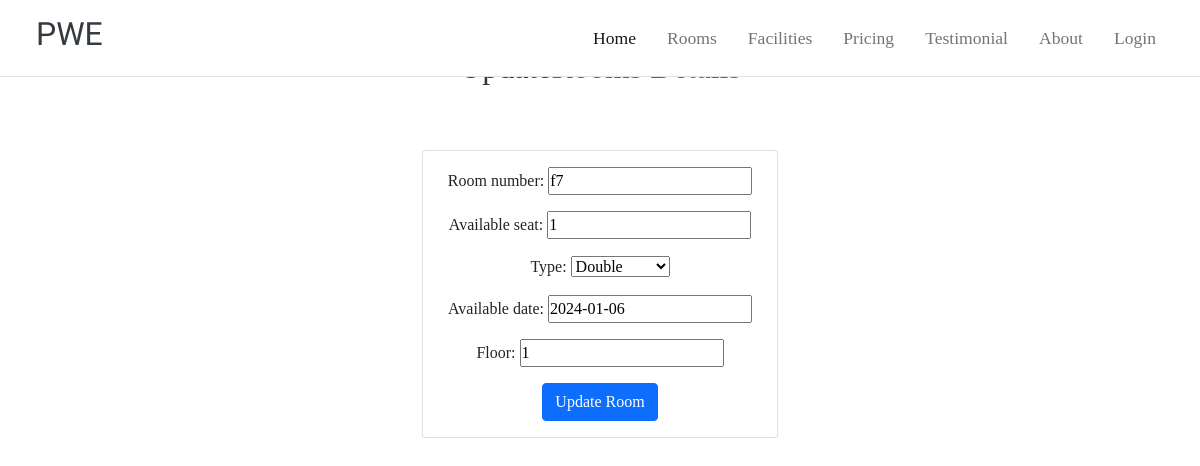
Page /room/edit/8/ on the committed database.
### room/models.py (models this page shows, shortened)
class Room(models.Model):
    room_number = models.CharField(max_length=50)
    available_seat = models.IntegerField()
    TYPE_CHOICES = [
        ('single', 'Single'),
        ('double', 'Double'),
        ('triple', 'Triple'),
        ('customized', 'Customized'),
    ]
    type = models.CharField(max_length=20, choices=TYPE_CHOICES)
    available_date = models.DateField(null=True,blank=True)
    floor = models.IntegerField()

### room/views.py (the view)
# urls.py: path('edit/<int:room_id>/', edit_room, name='edit_room'),
def edit_room(request, room_id):
    room = get_object_or_404(Room, pk=room_id)
    if request.method == 'POST':
        form = RoomForm(request.POST, instance=room)
        if form.is_valid():
            form.save()
            return redirect('room_list')
    else:
        form = RoomForm(instance=room)
    return render(request, 'edit_room.html', {'form': form})

### room/forms.py
class RoomForm(forms.ModelForm):
    class Meta:
        model = Room
        fields = ['room_number', 'available_seat', 'type', 'available_date', 'floor']

### room/templates/edit_room.html (shortened to what this page needs)
{% extends 'base.html' %}
{% load static %}
{% block content %}
    <h2 class="text-center mt-5 mb-3">Update</u><span class="text-primary">Rooms Details</span></h2>
    <section class="services py-5 ">
        <div class="container mx-auto">
            <div class="row justify-content-center">
                <div class="col-sm-12 col-md-4 col-lg-4 col-12">
                    <div class="card mb-5">
                        <div class="card-body text-center">
                            <form method="post" class="my-auto">
                                {{ form.as_p }}
                                <button type="submit" class="btn btn-primary">Update Room</button>
                            </form>
                        </div>
                    </div>
                </div>
            </div>
        </div>
    </section>
{% endblock content %}

### Main/static/css/style.css (style rules this page uses)
* { margin: 0; padding: 0; box-sizing: border-box; }
.container { max-width: 1200px; margin: 0 auto; padding: 0 20px; }

### Main/templates/base.html (style rules this page uses)
body { font-family: "Playfair Display", serif; font-optical-sizing: auto; font-weight: <weight>; font-style: normal; }
h1, h2, h3, h4, h5, h6 { color: #343a40; }

### rows in the picture
Room: room_number "f7", available_seat "1", type "Double", available_date "2024-01-06", floor "1"
